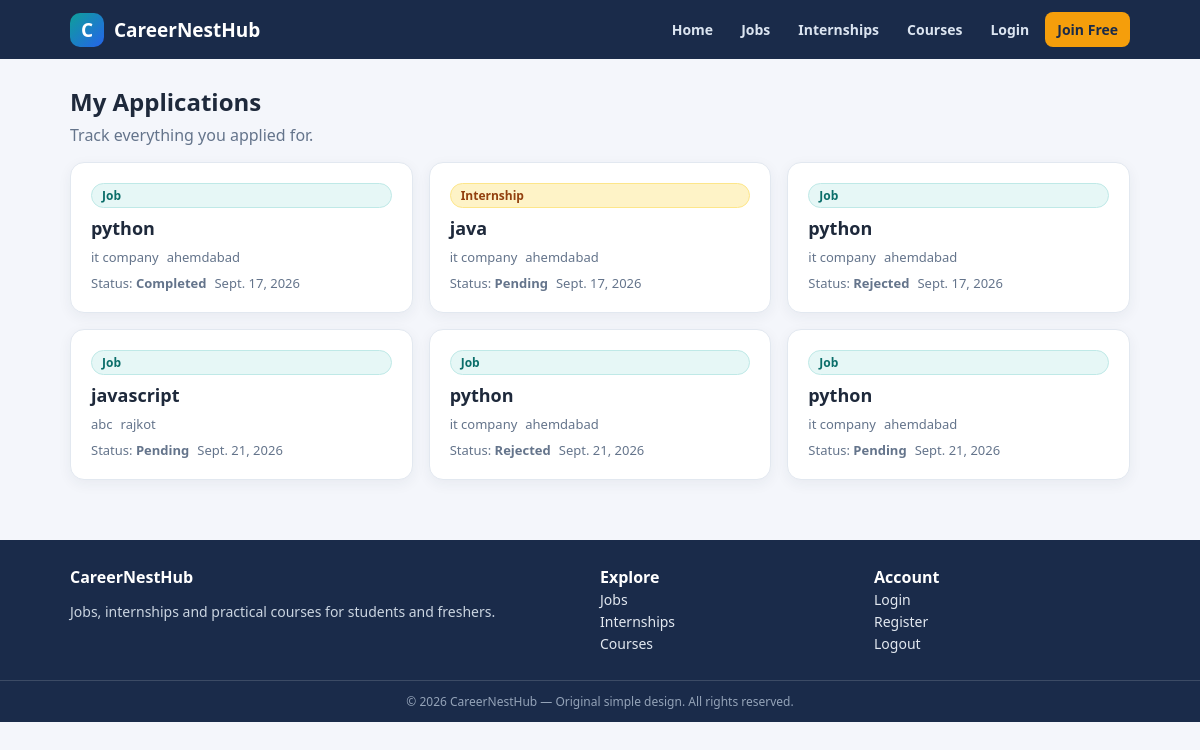
Screenshot of /opportunities/application/ (signed in) with the database file from the repository.
### opportunities/models.py (models this page shows, shortened)
class Application(models.Model):
    user=models.ForeignKey(User,on_delete=models.CASCADE)
    job=models.ForeignKey(Job,on_delete=models.CASCADE,blank=True,null=True)
    internship=models.ForeignKey(Internship,on_delete=models.CASCADE,blank=True,null=True)
    status=models.CharField(max_length=50,default='Pending')
    applied_date=models.DateField(auto_now_add=True)

class Job(models.Model):
    provider=models.ForeignKey(ServiceProvider,on_delete=models.CASCADE)
    title=models.CharField(max_length=200)
    description=models.TextField()
    location=models.CharField(max_length=200)
    salary=models.CharField(max_length=200)
    skills=models.TextField()
    created_at=models.DateField(auto_now_add=True)

class Internship(models.Model):
    provider=models.ForeignKey(ServiceProvider,on_delete=models.CASCADE)
    title=models.CharField(max_length=200)
    description=models.TextField()
    stipend=models.CharField(max_length=200)
    location=models.CharField(max_length=200)
    duration=models.CharField(max_length=200)
    skills=models.TextField()
    created_at=models.DateField(auto_now_add=True)

### accounts/models.py (models this page shows, shortened)
class ServiceProvider(models.Model):
    name=models.CharField(max_length=200)
    email=models.EmailField()
    password=models.CharField(max_length=100)
    phone=models.CharField(max_length=10)
    company_name=models.CharField(max_length=200)
    description=models.TextField()
    address=models.TextField()
    create_at=models.DateField(auto_now_add=True)

### opportunities/views.py (the view)
# urls.py: path('application/',views.application_list,name='application_list'),
def application_list(request):
    if 'user_id' not in request.session:
        return redirect('login')
    user=User.objects.get(id=request.session['user_id'])
    application=Application.objects.filter(
        user=user
    )
    return render(request,'opportunities/application_list.html',{'application':application})

### templates/opportunities/application_list.html (shortened to what this page needs)
{% extends 'base.html' %}
{% block content %}
<div class="page-head"><div><h2>My Applications</h2><p class="subtitle">Track everything you applied for.</p></div></div>
<div class="grid">
{% for i in application %}
  <div class="card list-card">
    {% if i.job %}<span class="badge">Job</span><h3>{{ i.job.title }}</h3><div class="meta"><span>{{ i.job.provider.company_name }}</span><span>{{ i.job.location }}</span></div>{% endif %}
    {% if i.internship %}<span class="badge gold">Internship</span><h3>{{ i.internship.title }}</h3><div class="meta"><span>{{ i.internship.provider.company_name }}</span><span>{{ i.internship.location }}</span></div>{% endif %}
    <div class="meta"><span>Status: <b>{{ i.status }}</b></span><span>{{ i.applied_date }}</span></div>
  </div>
{% empty %}
  <div class="card empty"><p>You have not applied yet.</p><div class="action-row" style="justify-content:center"><a class="btn small" href="{% url 'job_list' %}">Browse Jobs</a><a class="btn small secondary" href="{% url 'internship_list' %}">Browse Internships</a></div></div>
{% endfor %}
</div>
{% endblock %}

### templates/base.html (shortened to what this page needs)
<!DOCTYPE html>
<html lang="en">
<head>
</head>
<body>
<header class="navbar">
  <div class="nav-inner">
    <a class="brand" href="/"><span class="brand-mark">C</span> CareerNestHub</a>
    <nav class="nav-links">
      <a href="/">Home</a>
      <a href="{% url 'job_list' %}">Jobs</a>
      <a href="{% url 'internship_list' %}">Internships</a>
      <a href="{% url 'cource_list' %}">Courses</a>
      {% if request.session.account_type == 'admin' or request.user.is_staff %}
        <a class="highlight" href="{% url 'admin_dashboard' %}">Admin Panel</a>
        <a href="{% url 'logout' %}">Logout</a>
      {% elif request.session.account_type == 'user' %}
        <a href="{% url 'user_profile' %}">My Profile</a>
        <a href="{% url 'logout' %}">Logout</a>
      {% elif request.session.account_type == 'provider' %}
        <a href="{% url 'provider_profile' %}">Dashboard</a>
        <a href="{% url 'logout' %}">Logout</a>
      {% else %}
        <a href="{% url 'login' %}">Login</a>
        <a class="highlight" href="{% url 'register' %}">Join Free</a>
      {% endif %}
    </nav>
  </div>
</header>
<main class="container">
  {% block content %}{% endblock %}
</main>
<footer class="footer">
  <div class="footer-inner">
    <div>
      <b style="color:#fff">CareerNestHub</b>
      <p style="font-size:14px">Jobs, internships and practical courses for students and freshers.</p>
    </div>
    <div>
      <b style="color:#fff">Explore</b><br>
      <a href="{% url 'job_list' %}">Jobs</a><br>
      <a href="{% url 'internship_list' %}">Internships</a><br>
      <a href="{% url 'cource_list' %}">Courses</a>
    </div>
    <div>
      <b style="color:#fff">Account</b><br>
      <a href="{% url 'login' %}">Login</a><br>
      <a href="{% url 'register' %}">Register</a><br>
      <a href="{% url 'logout' %}">Logout</a>
    </div>
  </div>
  <div class="footer-bottom">© 2026 CareerNestHub — Original simple design. All rights reserved.</div>
</footer>
</body>
</html>

### templates/base.html (style rules this page uses)
:root { --navy:#1a2b4a; --teal:#0e9f9a; --teal-dark:#0b7d79; --amber:#f59e0b; --bg:#f4f6fb; --card:#ffffff; --text:#1e293b; --muted:#64748b; --line:#e2e8f0; --radius:14px; }
* { box-sizing:border-box }
body { margin:0;font-family:"Segoe UI",system-ui,-apple-system,Roboto,Arial,sans-serif;background:var(--bg);color:var(--text) }
a { color:var(--teal-dark) }
.navbar { background:var(--navy);color:#fff;position:sticky;top:0;z-index:50 }
.nav-inner { max-width:1100px;margin:0 auto;padding:12px 20px;display:flex;align-items:center;gap:16px }
.brand { display:flex;align-items:center;gap:10px;color:#fff;text-decoration:none;font-weight:800;font-size:19px;white-space:nowrap }
.brand-mark { width:34px;height:34px;border-radius:10px;background:linear-gradient(135deg,var(--teal),#2563eb);display:flex;align-items:center;justify-content:center;font-weight:900 }
.nav-links { display:flex;align-items:center;gap:4px;margin-left:auto;flex-wrap:wrap }
.nav-links a { color:#dbe4f0;text-decoration:none;font-size:14px;font-weight:600;padding:8px 12px;border-radius:8px }
.nav-links a.active,.nav-links a.highlight { background:var(--amber);color:#1a2b4a }
.container { max-width:1100px;margin:0 auto;padding:22px 20px 40px }
.card { background:var(--card);border:1px solid var(--line);border-radius:var(--radius);padding:20px;box-shadow:0 4px 14px rgba(26,43,74,.06) }
.page-head { display:flex;align-items:end;justify-content:space-between;gap:12px;margin:4px 0 16px;flex-wrap:wrap }
.page-head h1,.page-head h2 { margin:0 }
.subtitle { color:var(--muted);margin:6px 0 0 }
.grid { display:grid;grid-template-columns:repeat(auto-fill,minmax(280px,1fr));gap:16px }
.list-card { display:flex;flex-direction:column;gap:8px }
.list-card h3 { margin:0;font-size:18px }
.meta { display:flex;gap:8px;flex-wrap:wrap;color:var(--muted);font-size:13px }
.badge { display:inline-block;background:#e6f7f6;color:#0b6e6a;border:1px solid #bfe9e7;font-size:12px;font-weight:700;padding:3px 10px;border-radius:999px }
.badge.gold { background:#fef3c7;color:#92400e;border-color:#fde68a }
.footer { background:var(--navy);color:#cbd5e1;margin-top:20px }
.footer-inner { max-width:1100px;margin:0 auto;padding:26px 20px;display:grid;grid-template-columns:2fr 1fr 1fr;gap:18px }
.footer a { color:#e2e8f0;text-decoration:none;font-size:14px }
.footer-bottom { border-top:1px solid rgba(255,255,255,.15);text-align:center;padding:12px;font-size:12px;color:#94a3b8 }

### rows the page displays
Application: job "python", job.provider.company_name "it company", job.location "ahemdabad", status "Completed", applied_date "Sept. 17, 2026"
Application: internship "java", internship.provider.company_name "it company", internship.location "ahemdabad", status "Pending", applied_date "Sept. 17, 2026"
Application: job "python", job.provider.company_name "it company", job.location "ahemdabad", status "Rejected", applied_date "Sept. 17, 2026"
Application: job "javascript", job.provider.company_name "abc", job.location "rajkot", status "Pending", applied_date "Sept. 21, 2026"
Application: job "python", job.provider.company_name "it company", job.location "ahemdabad", status "Rejected", applied_date "Sept. 21, 2026"
Application: job "python", job.provider.company_name "it company", job.location "ahemdabad", status "Pending", applied_date "Sept. 21, 2026"
